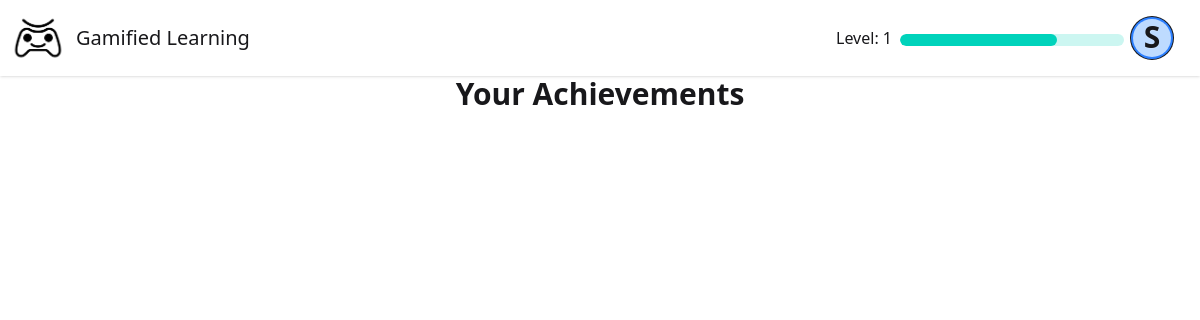
Before: /achievements (signed in) with the older database file.
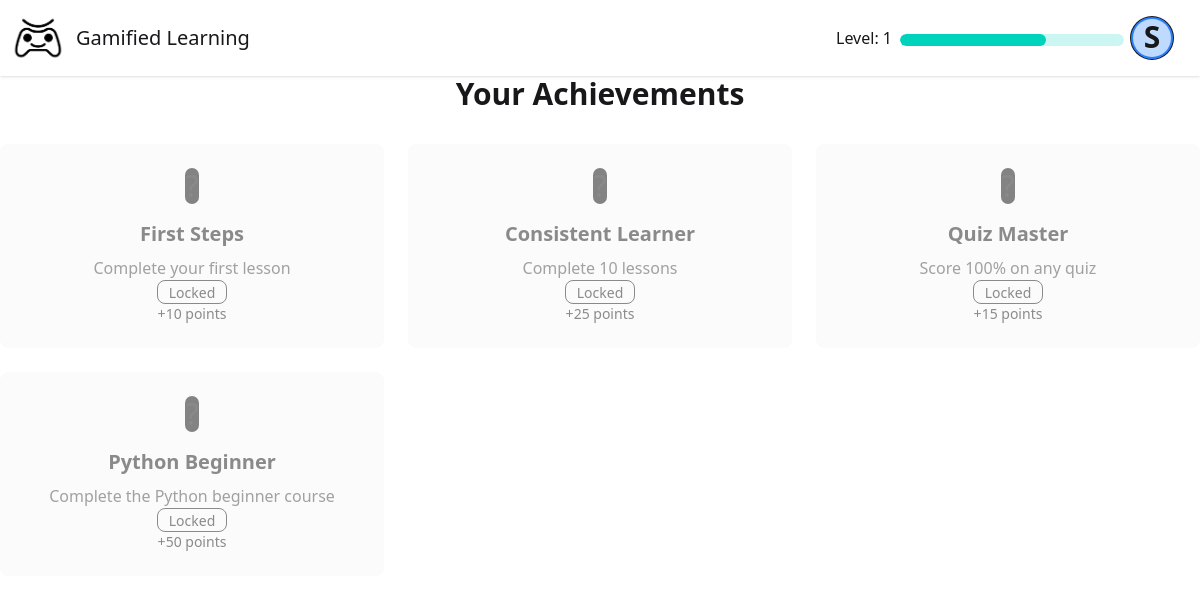
After: the same page with the newer database file.
### models/models.py (models this page shows, shortened)
class User(db.Model):
    id = db.Column(db.Integer, primary_key=True)
    name = db.Column(db.String(100), nullable=False)
    username = db.Column(db.String(80), unique=True, nullable=False)
    email = db.Column(db.String(120), unique=True, nullable=False)
    stream = db.Column(db.String(20), nullable=False)
    year = db.Column(db.String(10), nullable=False)
    password = db.Column(db.String(120), nullable=False)
    points = db.Column(db.Integer, default=0)
    level = db.Column(db.Integer, default=1)
    is_admin = db.Column(db.Boolean, default=False)
    created_at = db.Column(db.DateTime, default=datetime.utcnow)
    last_login = db.Column(db.DateTime)
    courses = db.relationship('Course', secondary=user_courses, back_populates='users')
    completed_chapters = db.relationship('UserChapterProgress', back_populates='user')

class Achievement(db.Model):
    id = db.Column(db.Integer, primary_key=True)
    code = db.Column(db.String(50), unique=True, nullable=False)
    name = db.Column(db.String(100), nullable=False)
    description = db.Column(db.String(255), nullable=False)
    badge_image = db.Column(db.String(255), nullable=False)
    category = db.Column(db.String(50), nullable=False)
    points = db.Column(db.Integer, default=10)

### routes/user.py (the view)
def achievements_page():
    if 'user_id' not in session:
        return redirect(url_for('auth.login'))
    user = User.query.get(session['user_id'])
    if not user:
        session.pop('user_id', None)
        return redirect(url_for('auth.login'))
    user_achievements = UserAchievement.query.filter_by(user_id=user.id).all()
    earned_ids = [ua.achievement_id for ua in user_achievements]
    all_achievements = Achievement.query.all()
    return render_template('achivements_page.html',
                        user=user,
                        earned_ids=earned_ids,
                        all_achievements=all_achievements)

### templates/achivements_page.html
{% extends "base.html" %}
{% block content %}
<div class="container mx-auto px-4 py-8">
    <h1 class="text-3xl font-bold mb-8 text-center">Your Achievements</h1>
    <div class="grid grid-cols-1 md:grid-cols-2 lg:grid-cols-3 gap-6">
        {% for achievement in all_achievements %}
            <div class="bg-base-200 rounded-lg p-6 flex flex-col items-center
                      {{ 'opacity-100' if achievement.id in earned_ids else 'opacity-50' }}">
                <div class="w-24 h-24 mb-4 rounded-full flex items-center justify-center overflow-hidden
                          {{ 'bg-primary' if achievement.id in earned_ids else 'bg-neutral' }}">
                    {% if achievement.id in earned_ids %}
                        <img src="{{ url_for('static', filename='badges/' + achievement.badge_image) }}"
                             alt="{{ achievement.name }}" class="w-16 h-16">
                    {% else %}
                        <span class="text-3xl">?</span>
                    {% endif %}
                </div>
                <h3 class="text-xl font-bold mb-2">{{ achievement.name }}</h3>
                <p class="text-center text-base-content/80 mb-3">{{ achievement.description }}</p>
                {% if achievement.id in earned_ids %}
                    <span class="badge badge-success">Earned</span>
                {% else %}
                    <span class="badge badge-outline">Locked</span>
                {% endif %}
                <div class="mt-2 text-sm">+{{ achievement.points }} points</div>
            </div>
        {% endfor %}
    </div>
</div>
{% endblock %}

### templates/base.html (shortened to what this page needs)
<!doctype html>
<html>
    <head>
        <link
            href="https://cdn.jsdelivr.net/npm/daisyui@5"
            rel="stylesheet"
            type="text/css"
        />
        <link rel="stylesheet" href="{{url_for('static',filename='dist/output.css')}}">
        <link
            href="https://cdn.jsdelivr.net/npm/daisyui@5/themes.css"
            rel="stylesheet"
            type="text/css"
        />
    </head>
    <body>
        <div class="min-h-screen flex flex-col">
            <div class="navbar bg-base-100 shadow-sm sticky top-0 z-[100]">
                <div class="flex-1">
                    <div class="flex items-center gap-2">
                        <img
                            src="/static/logo.png"
                            alt="logo"
                            class="size-15"
                        />
                        <a class="text-xl" href="/">Gamified Learning</a>
                    </div>
                </div>
                {% if 'user_id' in session %}
                <div class="flex gap-2 pr-5">
                    <p class="pt-2" style="height: min-content">
                        Level: {{ user.level }}
                    </p>
                    <progress
                        class="progress progress-accent w-56 h-3 mt-4"
                        value="{{ user.points }}"
                        max="200"
                    ></progress>
                    <div class="dropdown dropdown-end">
                        <div
                            tabindex="0"
                            role="button"
                            class="btn btn-ghost btn-circle avatar"
                        >
                            <div
                                class="w-10 rounded-full ring ring-blue ring-offset-2 ring-offset-blue-500 bg-blue-200"
                            >
                                <span class="text-3xl"
                                    >{{ user.name|first }}</span
                                >
                            </div>
                        </div>
                    </div>
                </div>
                {% else %}
                <a href="{{ url_for('login') }}" class="pr-5">Login</a>
                {% endif %}
            </div>
            <main class="flex-grow">{% block content %}{% endblock %}</main>
        </div>
    </body>
</html>

Changed rows visible on the page:
changed User: points 140 → 130 (drawn)
added Achievement: name "First Steps", description "Complete your first lesson", shows "Locked", points "10"
added Achievement: name "Consistent Learner", description "Complete 10 lessons", shows "Locked", points "25"
added Achievement: name "Quiz Master", description "Score 100% on any quiz", shows "Locked", points "15"
added Achievement: name "Python Beginner", description "Complete the Python beginner course", shows "Locked", points "50"
